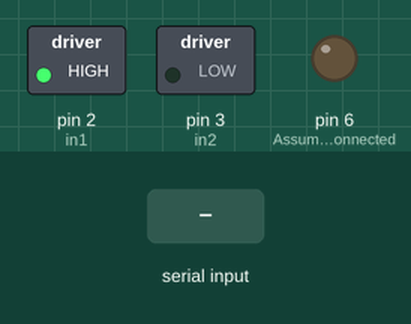
This sketch was run on a simulated Arduino Uno, built with avr-gcc and run on an emulated ATmega328P. On the bench: switched loads named in the sketch (green lamp = pin HIGH), output pins drawn as LEDs (lit = HIGH). Inputs (shaded band) come from the test bench.

Above: at 1.2 s.
1.3 s: "7" received over Serial
At 2.1 s:
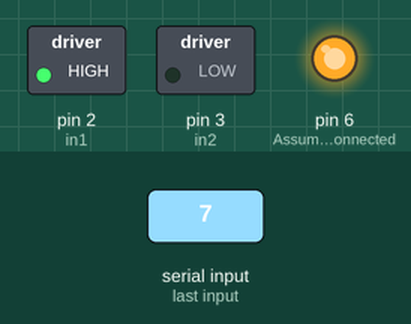
2.8 s: "h" received over Serial
At 3.3 s:
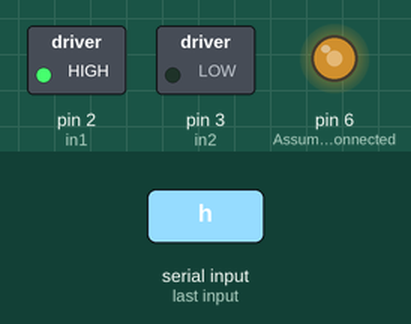
4.3 s: "7" received over Serial
At 5.6 s:
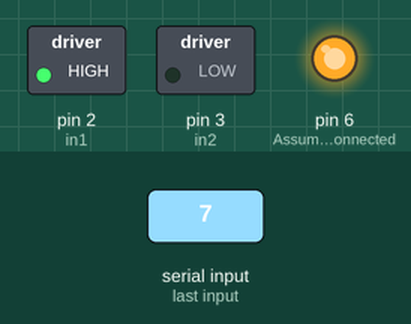
Timing chart, 0 to 7.3 s (numbered marks = the images above; inputs shaded):
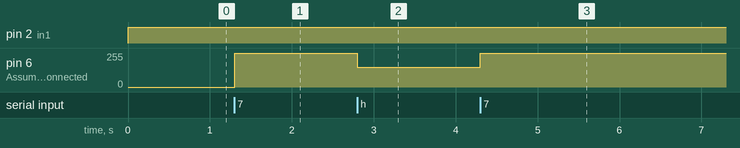

Measured:
- after the input at 1.3 s, pin 6 (Assuming_LED_is_connected): 0/255 → 255/255 at once
- after the input at 2.8 s, pin 6 (Assuming_LED_is_connected): 255/255 → 150/255 at once
- after the input at 4.3 s, pin 6 (Assuming_LED_is_connected): 150/255 → 255/255 at once

The sketch:

motor_response.ino
```cpp
int in1=2;
int in2=3;
int en1=6;

void setup() {
  Serial.begin(9600);  // Set baud rate to match Python script
  pinMode(2,OUTPUT);
 pinMode(3,OUTPUT);
 pinMode(6,OUTPUT);  // Assuming LED is connected to pin 3
}

void loop() {
  digitalWrite(in1,HIGH);

  digitalWrite(in2, LOW);


  if (Serial.available() > 0) {


    byte incomingByte = Serial.read(); // Receive byte

    if (incomingByte == 'n'){
      analogWrite(6,0);
    }
    else if (incomingByte == '7') { // Compare byte to ASCII value of '1'
      // Turn on LED if human is detected
     analogWrite(6,255);}
    else if (incomingByte == '10') { // Compare byte to ASCII value of '1'
      // Turn on LED if human is detected
      analogWrite(6,200);}
    else if (incomingByte == 'h') { // Compare byte to ASCII value of '1'
      // Turn on LED if human is detected
      analogWrite(6,150);}

}}
```
